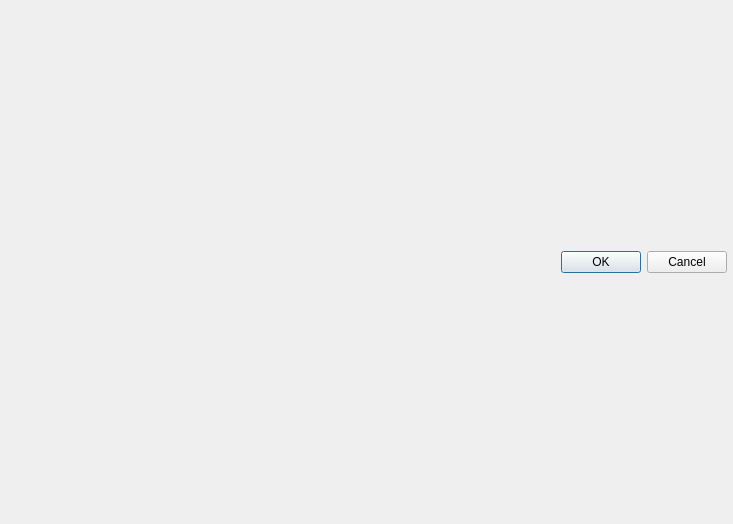
<?xml version="1.0" encoding="UTF-8"?>
<ui version="4.0">
 <class>EmptyDialog</class>
 <widget class="QDialog" name="EmptyDialog">
  <property name="geometry">
   <rect>
    <x>0</x>
    <y>0</y>
    <width>733</width>
    <height>524</height>
   </rect>
  </property>
  <property name="windowTitle">
   <string>CuteReport</string>
  </property>
  <property name="windowIcon">
   <iconset resource="../../appsCore/designerCore/designerCore.qrc">
    <normaloff>:/images/logo.svg</normaloff>:/images/logo.svg</iconset>
  </property>
  <layout class="QVBoxLayout" name="verticalLayout">
   <property name="spacing">
    <number>4</number>
   </property>
   <property name="leftMargin">
    <number>6</number>
   </property>
   <property name="topMargin">
    <number>6</number>
   </property>
   <property name="rightMargin">
    <number>6</number>
   </property>
   <property name="bottomMargin">
    <number>6</number>
   </property>
   <item>
    <layout class="QVBoxLayout" name="mainLayout"/>
   </item>
   <item>
    <widget class="QDialogButtonBox" name="buttonBox">
     <property name="focusPolicy">
      <enum>Qt::NoFocus</enum>
     </property>
     <property name="orientation">
      <enum>Qt::Horizontal</enum>
     </property>
     <property name="standardButtons">
      <set>QDialogButtonBox::Cancel|QDialogButtonBox::Ok</set>
     </property>
     <property name="centerButtons">
      <bool>false</bool>
     </property>
    </widget>
   </item>
  </layout>
 </widget>
 <tabstops>
  <tabstop>buttonBox</tabstop>
 </tabstops>
 <resources>
  <include location="../../appsCore/designerCore/designerCore.qrc"/>
 </resources>
 <connections/>
</ui>
